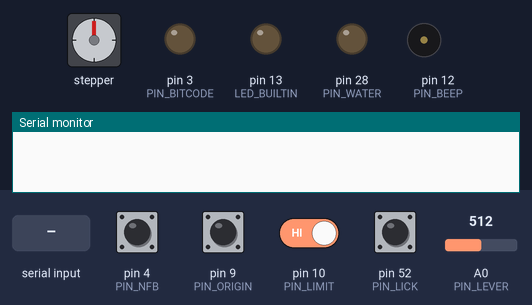
The sketch below on a simulated Arduino Mega 2560, built with avr-gcc and run on an emulated ATmega2560. Parts: stepper motor, output pins drawn as LEDs (lit = HIGH), buzzer (waves = sounding), the last lines printed to the serial monitor. Inputs (shaded band) come from the test bench; at power-on: pin 4 (PIN_NFB), pin 9 (PIN_ORIGIN), pin 10 (PIN_LIMIT), pin 52 (PIN_LICK) HIGH, A0 (PIN_LEVER) = 512. Random numbers use the default seed unless the sketch sets one; the modem accepts every AT command (registered, SIM ready, sends succeed) and sends nothing else; stepper angles assume 2048 steps per turn; pins used as bus, display or sensor lines are not drawn.

Above: at 1.2 s.
1.3 s: "start 150\n" received over Serial
At 7.0 s:
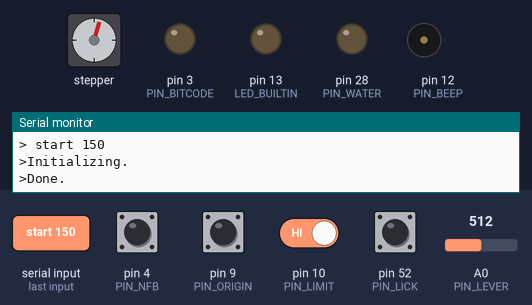
7.3 s: pin 10 (PIN_LIMIT) driven LOW
At 15.79 s:
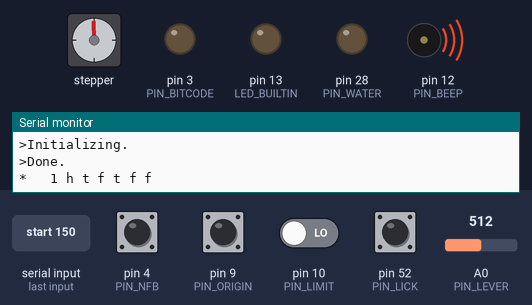
Timing chart, 0 to 18.0 s (numbered marks = the images above; inputs shaded):
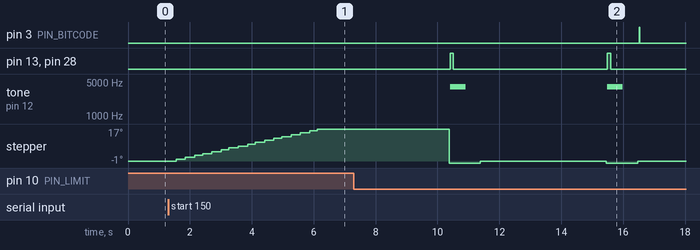

Measured:
- after the input at 1.3 s, stepper: turns 17° clockwise in 4.6 s, starting after 0.25 s
- by itself, pin 13 (LED_BUILTIN), pin 28 (PIN_WATER): alternates HIGH for 0.10 s and LOW for 5.0 s
- by itself, tone on pin 12 (PIN_BEEP): alternates 4000 Hz for 0.50 s and silent for 4.6 s

The sketch:

behavior_lever_stepper.ino
```cpp
// for Mega
#include <AccelStepper.h>

unsigned int us_in_loop=1000;
unsigned long current_loop_us;

String serialBuffer = "";
String command = "";
char output[128];

unsigned int PIN_BITCODE = 3;
unsigned int PIN_NFB=4;

unsigned int PIN_ORIGIN = 9;
unsigned int PIN_LIMIT = 10;

AccelStepper stepper(4,22,23,24,25);
unsigned int PIN_STEPPER_ENABLE = 30;
bool pin_stepper_enable_status=false;

unsigned int PIN_WATER = 28;

unsigned int PIN_BEEP = 12;

unsigned int PIN_LICK = 52;

unsigned int PIN_LEVER = 0;

enum{
  INIT,
  BITCODE,
  ITI,
  MOVE,
  RESPONSE,
  NFB_DELAY,
  RESET,
  PAUSE
} state=PAUSE, next_state=PAUSE, prev_state=PAUSE, next_trial_state=PAUSE, state_after_init=PAUSE;
unsigned long state_start_us;

unsigned long init_timeout_us=5000000;
unsigned long us_per_bitcode=5000;
unsigned int nbits=12;

struct Params{
  unsigned long iti_us;
  unsigned long iti_var_us;
  unsigned long response_us;
  unsigned long nfb_delay_us;
  unsigned long nfb_window;

  unsigned long water_hit_us;
  unsigned long water_nfb_on_us;
  unsigned long water_nfb_off_us;

  unsigned int open_steps;

  float nfb_flip_prob;
}params={4000UL*1000,0UL*1000,10000UL*1000,700UL*1000,1000UL*1000,100UL*1000,0,0,5,0},new_params=params;
const int N_PARAMS=8; // number of unsigned long parameters
// set 4000 300 10000 500 1000 1000 100 0 0 50

unsigned long current_iti=0;

unsigned long water_start_us=0;
unsigned long water_duration_us=0;

struct Hysteretic{
    unsigned long last_on_us, last_off_us;
    bool raw, current;
    unsigned long on_delay_us,off_delay_us;
    Hysteretic(unsigned long on_delay, unsigned long off_delay)
     :on_delay_us(on_delay),off_delay_us(off_delay),
      last_on_us(micros()-10*on_delay),last_off_us(micros()),
      raw(false),current(false){};
    void new_value(bool x){
      raw=x;
      if(x)last_on_us=current_loop_us;else last_off_us=current_loop_us;
      if(current_loop_us-last_off_us>on_delay_us) current=true;
      if(current_loop_us-last_on_us>off_delay_us) current=false;
    }
    void reset(bool x=false){
      current=raw=x;
      last_on_us=current_loop_us-on_delay_us;
      last_off_us=current_loop_us-off_delay_us;
    }
    operator bool(){return current;};
};

unsigned long loop_count;
Hysteretic hit(2000,50000),origin(2000,50000),nfb(0,params.nfb_window),lick(2000,2000);
bool water,bitcode;
unsigned int lever_position;

unsigned int trial_count;
bool hit_reward;
bool nfb_on,nfb_flip,nfb_on_reward,nfb_off_reward;

bool to_reset=true;

unsigned int limit_position=0; //0:at the origin, 1: max
unsigned int current_position=0;

unsigned int const OUTPUT_BUFFER_SIZE=32;
byte const OUTPUT_BYTE_END = -1;
byte const OUTPUT_BYTE_ESCAPE = -2;
struct Output_buffer{
  byte output_buffer[OUTPUT_BUFFER_SIZE];
  unsigned int current_length;
  void init(){
    current_length=0;
    memset(output_buffer,OUTPUT_BYTE_END,OUTPUT_BUFFER_SIZE);
  }
  void add_data(byte b){
    if(current_length>=OUTPUT_BUFFER_SIZE) return;
    if(b==OUTPUT_BYTE_ESCAPE || b==OUTPUT_BYTE_END){
      output_buffer[current_length]=OUTPUT_BYTE_ESCAPE;
      current_length++;
      if(current_length>=OUTPUT_BUFFER_SIZE) return;
      output_buffer[current_length]=-b;
      current_length++;
    }else{
      output_buffer[current_length]=b;
      current_length++;
    }
  }
}output_buffer;

#define SerialControl Serial
#define SerialData Serial2

void setup() {
  pinMode(LED_BUILTIN,OUTPUT);digitalWrite(LED_BUILTIN,LOW);
  pinMode(PIN_BITCODE,OUTPUT);digitalWrite(PIN_BITCODE,LOW);
  pinMode(PIN_WATER,OUTPUT);digitalWrite(PIN_WATER,LOW);
  pinMode(PIN_STEPPER_ENABLE,OUTPUT);digitalWrite(PIN_STEPPER_ENABLE,LOW);
  pinMode(PIN_NFB,INPUT_PULLUP);
  pinMode(PIN_LIMIT,INPUT_PULLUP);
  pinMode(PIN_ORIGIN,INPUT_PULLUP);
  pinMode(PIN_LICK,INPUT_PULLUP);

  stepper.setAcceleration(5000.0);

  SerialControl.begin(115200);
  SerialData.begin(230400);

  serialBuffer.reserve(256);
  command.reserve(128);

  current_loop_us = micros();

  randomSeed(analogRead(15));
}
void loop() {
  stepper.run();

  // handle Serial commands
  while (SerialControl.available()){
    char c=(char)SerialControl.read();
    serialBuffer += c;
    // SerialControl.print(c);
  }
  while(serialBuffer.indexOf('\n')>=0){
    command=serialBuffer.substring(0,serialBuffer.indexOf('\n'));
    serialBuffer.remove(0,1+serialBuffer.indexOf('\n'));
    SerialControl.print("> "+command+'\n');
    if(command.startsWith("pause"))next_trial_state=PAUSE;
    else if(command.startsWith("resume"))next_trial_state=BITCODE;
    else if(command.startsWith("start")){to_reset=true;next_trial_state=BITCODE;}
    else if(command.startsWith("water ")){
      command=command.substring(command.indexOf(' ')+1);
      if(command=="on") water_duration_us=-1;
      else if(command=="off") water_duration_us=0;
      else{
        water_start_us=current_loop_us;
        water_duration_us=command.toInt()*1000;
      }
      command="";
    }else if(command.startsWith("set ")){
      command.remove(0,1+command.indexOf(' '));
      command=command+' ';
      for(int i=0;i<N_PARAMS;i++){
        if(command.indexOf(' ')<0) break;
        *(i+(unsigned long*)&new_params)=long(command.substring(0,command.indexOf(' ')).toInt())*1000L;
        //SerialControl.print(*(i+(unsigned long*)&new_params)); SerialControl.print("\n");
        if(command.indexOf(' ')>=0)command.remove(0,1+command.indexOf(' '));
      }
      if(command.indexOf(' ')<0) break;
      *(unsigned int*)(N_PARAMS*sizeof(long)+(char*)&new_params)=command.substring(0,command.indexOf(' ')).toInt();
      if(command.indexOf(' ')>=0)command.remove(0,1+command.indexOf(' '));

      if(command.indexOf(' ')<0) break;
      *(float*)(N_PARAMS*sizeof(long)+sizeof(int)+(char*)&new_params)=command.substring(0,command.indexOf(' ')).toFloat();
      if(command.indexOf(' ')>=0)command.remove(0,1+command.indexOf(' '));
    }else if(command.startsWith("lever ")){
      command=command.substring(command.indexOf(' ')+1);
      if(command=="reinit"){
        state_after_init=next_trial_state;
        next_trial_state=INIT;
      }else if(command=="off"){
        digitalWrite(PIN_STEPPER_ENABLE,LOW);pin_stepper_enable_status=false;
      }else SerialControl.print("! Lever command argument parse error.\n");
    }else{
      SerialControl.print("! Command parse error.\n");
    }
  }

  // time loop
  if(micros()-current_loop_us<us_in_loop) return;
  current_loop_us+=us_in_loop;
  loop_count++;
  while(micros()-current_loop_us>us_in_loop){
    SerialControl.print("S:");
    SerialControl.print(loop_count&65535);
    SerialControl.print("\n");
    current_loop_us+=us_in_loop;
    loop_count++;
  }

  // input
  hit.new_value(!digitalRead(PIN_LIMIT));
  origin.new_value(!digitalRead(PIN_ORIGIN));
  nfb.new_value(digitalRead(PIN_NFB));
  lick.new_value(digitalRead(PIN_LICK));
  lever_position=analogRead(PIN_LEVER);

  if(loop_count%100==-1){
     SerialControl.print(hit.raw);
     SerialControl.print("\t");
     SerialControl.print(hit.current);
     SerialControl.print("\t");
     SerialControl.print(origin.raw);
     SerialControl.print("\t");
     SerialControl.print(origin.current);
     SerialControl.print("\t");
     SerialControl.print(stepper.currentPosition());
     SerialControl.print("\t");
     SerialControl.print(stepper.distanceToGo());
     SerialControl.print("\n");
  }

  // state transitions
  prev_state=state;
  if(next_state!=state){
    state=next_state;
    state_start_us=current_loop_us;
  }
  /*if(state!=prev_state){
    SerialControl.print("State ");
    SerialControl.print(state);
    SerialControl.print("\n");
  }*/

  if(state==INIT){
    if(state!=prev_state){
      SerialControl.print(">Initializing.\n");
      digitalWrite(PIN_STEPPER_ENABLE,HIGH);pin_stepper_enable_status=true;
      stepper.setMaxSpeed(20.0);
      stepper.move(100);
    }
    if(hit&&origin||current_loop_us-state_start_us>init_timeout_us){
      stepper.setCurrentPosition(0);
      stepper.moveTo(0);
      SerialControl.print(">Done.\n");
      stepper.setMaxSpeed(200.0);
      next_state=next_trial_state=state_after_init;
    }
  }else if(state==BITCODE){
    if(state!=prev_state){
      if(!pin_stepper_enable_status){
        next_state=INIT;
        next_trial_state=state_after_init=BITCODE;
        return;
      }
      hit_reward=false;
      if(to_reset){
        trial_count=1;
        to_reset = false;
      }else{
        trial_count++;
      }
      if(memcmp(&params, &new_params, sizeof(params))!=0){
        params=new_params;
        nfb.off_delay_us=params.nfb_window;
        SerialControl.print(">Updated parameters.\n");
      }
      current_iti = params.iti_us + random(params.iti_var_us);
      //SerialControl.print("CURRENT ITI: ");
      //SerialControl.println(current_iti);
    }
    int nth_bit=(current_loop_us-state_start_us)/us_per_bitcode;
    if(nth_bit==0) bitcode=true;
    else if(nth_bit<=nbits) bitcode=trial_count&1<<(nbits-nth_bit);
    else {bitcode=false;next_state=ITI;}
  }else if(state==ITI){
    if(current_loop_us-state_start_us>current_iti){next_state=MOVE;}
  }else if(state==MOVE){
    if(state!=prev_state){
      stepper.setMaxSpeed(200.0);
      stepper.moveTo(-1*(long)params.open_steps);
    }
    if(stepper.distanceToGo()==0){next_state=RESPONSE;hit.reset();}
  }else if(state==RESPONSE){
    noTone(PIN_BEEP);tone(PIN_BEEP,6000);
    if(hit){
      water_start_us=current_loop_us;
      water_duration_us=params.water_hit_us;
      noTone(PIN_BEEP);tone(PIN_BEEP,4000,500);
      hit_reward=true;
      next_state=NFB_DELAY;
    }
    if(current_loop_us-state_start_us>params.response_us){noTone(PIN_BEEP);hit_reward=false;next_state=RESET;}
  }else if(state==NFB_DELAY){
    if(current_loop_us-state_start_us>params.nfb_delay_us){
      nfb_flip=(random(65536)<65536*params.nfb_flip_prob);
      nfb_on=nfb;
      nfb_on_reward=nfb_off_reward=false;
      if(params.water_nfb_on_us>0 && nfb_on^nfb_flip){
        water_start_us=current_loop_us;
        water_duration_us=params.water_nfb_on_us;
        noTone(PIN_BEEP);tone(PIN_BEEP,4000,500);
        nfb_on_reward=true;
      }
      if(params.water_nfb_off_us>0 && !nfb_on^nfb_flip){
        water_start_us=current_loop_us;
        water_duration_us=params.water_nfb_off_us;
        noTone(PIN_BEEP);tone(PIN_BEEP,4000,500);
        nfb_off_reward=true;
      }
      next_state=RESET;
    }
  }else if(state==RESET){
    if(state!=prev_state){
      stepper.setMaxSpeed(15.0);
      stepper.moveTo(0);
    }
    if(stepper.distanceToGo()==0){
      next_state=next_trial_state;
      sprintf(output,"*%4d %s %s %s %s %s %s\n",trial_count,hit_reward?nfb_on_reward|nfb_off_reward?"H":"h":"m",
          nfb_on?"t":"f",nfb_flip?"t":"f",nfb_on^nfb_flip?"t":"f",nfb_on_reward?"t":"f",nfb_off_reward?"t":"f");
      SerialControl.print(output);
    }
  }else if(state==PAUSE){
    next_state=next_trial_state;
  }

  // water
  water=current_loop_us-water_start_us<water_duration_us;

  //output
  digitalWrite(PIN_WATER,water?HIGH:LOW);
  digitalWrite(LED_BUILTIN,water?HIGH:LOW);
  digitalWrite(PIN_BITCODE,bitcode?HIGH:LOW);

  // serial output
  output_buffer.init();
  output_buffer.add_data(loop_count);
  output_buffer.add_data(loop_count>>8);
  output_buffer.add_data(loop_count>>16);
  output_buffer.add_data(trial_count);
  output_buffer.add_data(trial_count>>8);
  output_buffer.add_data(state);
  output_buffer.add_data(hit.raw<<7|hit.current<<6|origin.raw<<5|origin.current<<4|nfb.raw<<3|nfb.current<<2|water<<1|bitcode);
  output_buffer.add_data(lick.raw<<7|lick.current<<6);
  output_buffer.add_data(stepper.currentPosition());
  output_buffer.add_data(lever_position);
  output_buffer.add_data(lever_position>>8);
  SerialData.write(output_buffer.output_buffer,output_buffer.current_length+1);
}
```
